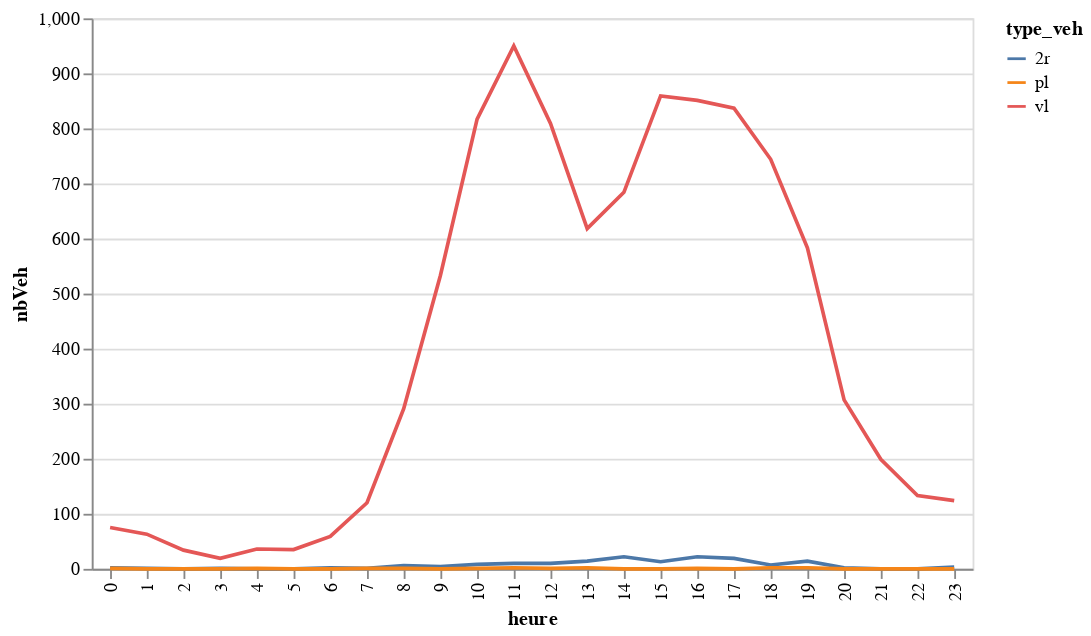

Here is the notebook cell this chart was saved with:
### Code cell
dicoHoraire['samedi']['2sens']['graph']

### Figure 1 — Vega-Lite specification as saved in the notebook (floating-point values rounded to 4 significant figures)
{"config": {"view": {"continuousWidth": 400, "continuousHeight": 300}}, "data": {"name": "data-80e1cfa7160317bce434a4eff0db0f5f"}, "mark": "line", "encoding": {"color": {"type": "nominal", "field": "type_veh"}, "x": {"type": "ordinal", "field": "heure"}, "y": {"type": "quantitative", "field": "nbVeh"}}, "$schema": "https://vega.github.io/schema/vega-lite/v4.8.1.json", "datasets": {"data-80e1cfa7160317bce434a4eff0db0f5f": [{"heure": 0, "type_veh": "2r", "nbVeh": 2.0}, {"heure": 0, "type_veh": "pl", "nbVeh": 1.0}, {"heure": 0, "type_veh": "vl", "nbVeh": 75.0}, {"heure": 1, "type_veh": "2r", "nbVeh": 1.0}, {"heure": 1, "type_veh": "pl", "nbVeh": 0.0}, {"heure": 1, "type_veh": "vl", "nbVeh": 63.0}, {"heure": 2, "type_veh": "2r", "nbVeh": 0.0}, {"heure": 2, "type_veh": "pl", "nbVeh": 0.0}, {"heure": 2, "type_veh": "vl", "nbVeh": 34.0}, {"heure": 3, "type_veh": "2r", "nbVeh": 1.0}, {"heure": 3, "type_veh": "pl", "nbVeh": 0.0}, {"heure": 3, "type_veh": "vl", "nbVeh": 19.0}, {"heure": 4, "type_veh": "2r", "nbVeh": 0.0}, {"heure": 4, "type_veh": "pl", "nbVeh": 1.0}, {"heure": 4, "type_veh": "vl", "nbVeh": 36.0}, {"heure": 5, "type_veh": "2r", "nbVeh": 0.0}, {"heure": 5, "type_veh": "pl", "nbVeh": 0.0}, {"heure": 5, "type_veh": "vl", "nbVeh": 35.0}, {"heure": 6, "type_veh": "2r", "nbVeh": 2.0}, {"heure": 6, "type_veh": "pl", "nbVeh": 0.0}, {"heure": 6, "type_veh": "vl", "nbVeh": 59.0}, {"heure": 7, "type_veh": "2r", "nbVeh": 1.0}, {"heure": 7, "type_veh": "pl", "nbVeh": 1.0}, {"heure": 7, "type_veh": "vl", "nbVeh": 120.0}, {"heure": 8, "type_veh": "2r", "nbVeh": 6.0}, {"heure": 8, "type_veh": "pl", "nbVeh": 1.0}, {"heure": 8, "type_veh": "vl", "nbVeh": 291.0}, {"heure": 9, "type_veh": "2r", "nbVeh": 4.0}, {"heure": 9, "type_veh": "pl", "nbVeh": 0.0}, {"heure": 9, "type_veh": "vl", "nbVeh": 533.0}, {"heure": 10, "type_veh": "2r", "nbVeh": 8.0}, {"heure": 10, "type_veh": "pl", "nbVeh": 1.0}, {"heure": 10, "type_veh": "vl", "nbVeh": 817.0}, {"heure": 11, "type_veh": "2r", "nbVeh": 10.0}, {"heure": 11, "type_veh": "pl", "nbVeh": 2.0}, {"heure": 11, "type_veh": "vl", "nbVeh": 950.0}, {"heure": 12, "type_veh": "2r", "nbVeh": 10.0}, {"heure": 12, "type_veh": "pl", "nbVeh": 1.0}, {"heure": 12, "type_veh": "vl", "nbVeh": 809.0}, {"heure": 13, "type_veh": "2r", "nbVeh": 14.0}, {"heure": 13, "type_veh": "pl", "nbVeh": 2.0}, {"heure": 13, "type_veh": "vl", "nbVeh": 618.0}, {"heure": 14, "type_veh": "2r", "nbVeh": 22.0}, {"heure": 14, "type_veh": "pl", "nbVeh": 0.0}, {"heure": 14, "type_veh": "vl", "nbVeh": 684.0}, {"heure": 15, "type_veh": "2r", "nbVeh": 13.0}, {"heure": 15, "type_veh": "pl", "nbVeh": 0.0}, {"heure": 15, "type_veh": "vl", "nbVeh": 859.0}, {"heure": 16, "type_veh": "2r", "nbVeh": 22.0}, {"heure": 16, "type_veh": "pl", "nbVeh": 1.0}, {"heure": 16, "type_veh": "vl", "nbVeh": 851.0}, {"heure": 17, "type_veh": "2r", "nbVeh": 19.0}, {"heure": 17, "type_veh": "pl", "nbVeh": 0.0}, {"heure": 17, "type_veh": "vl", "nbVeh": 837.0}, {"heure": 18, "type_veh": "2r", "nbVeh": 7.0}, {"heure": 18, "type_veh": "pl", "nbVeh": 2.0}, {"heure": 18, "type_veh": "vl", "nbVeh": 744.0}, {"heure": 19, "type_veh": "2r", "nbVeh": 14.0}, {"heure": 19, "type_veh": "pl", "nbVeh": 2.0}, {"heure": 19, "type_veh": "vl", "nbVeh": 583.0}, {"heure": 20, "type_veh": "2r", "nbVeh": 2.0}, {"heure": 20, "type_veh": "pl", "nbVeh": 0.0}, {"heure": 20, "type_veh": "vl", "nbVeh": 307.0}, {"heure": 21, "type_veh": "2r", "nbVeh": 0.0}, {"heure": 21, "type_veh": "pl", "nbVeh": 0.0}, {"heure": 21, "type_veh": "vl", "nbVeh": 199.0}, {"heure": 22, "type_veh": "2r", "nbVeh": 0.0}, {"heure": 22, "type_veh": "pl", "nbVeh": 0.0}, {"heure": 22, "type_veh": "vl", "nbVeh": 133.0}, {"heure": 23, "type_veh": "2r", "nbVeh": 3.0}, {"heure": 23, "type_veh": "pl", "nbVeh": 0.0}, {"heure": 23, "type_veh": "vl", "nbVeh": 124.0}]}}
